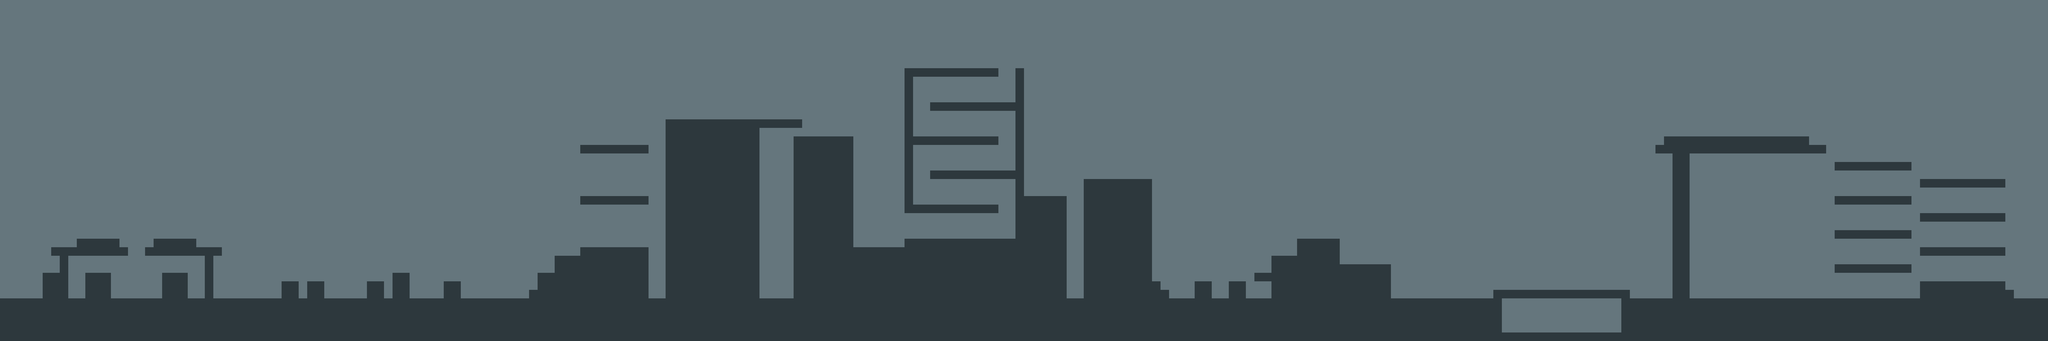

Tiled map render using the project's own tile images. Description and the map definition, with tile-layer contents summarised, below:
An orthogonal 240x40 tile map with 32x32 px tiles, 2 tile layers (fond, collisions).

<map version="1.9" tiledversion="1.9.2" orientation="orthogonal" renderorder="right-down" width="240" height="40" tilewidth="32" tileheight="32" infinite="0" nextlayerid="3" nextobjectid="1">
 <tileset firstgid="1" name="tileset" tilewidth="32" tileheight="32" tilecount="400" columns="20">
  <image source="tileset_placeholder.png" width="640" height="640" />
 </tileset>
 <layer id="1" name="fond" width="240" height="40">
  <data>[9600 cells, 9600 non-empty, 1 distinct tile ids]</data>
 </layer>
 <layer id="2" name="collisions" width="240" height="40">
  <data>[9600 cells, 2337 non-empty, 1 distinct tile ids]</data>
 </layer>
</map>